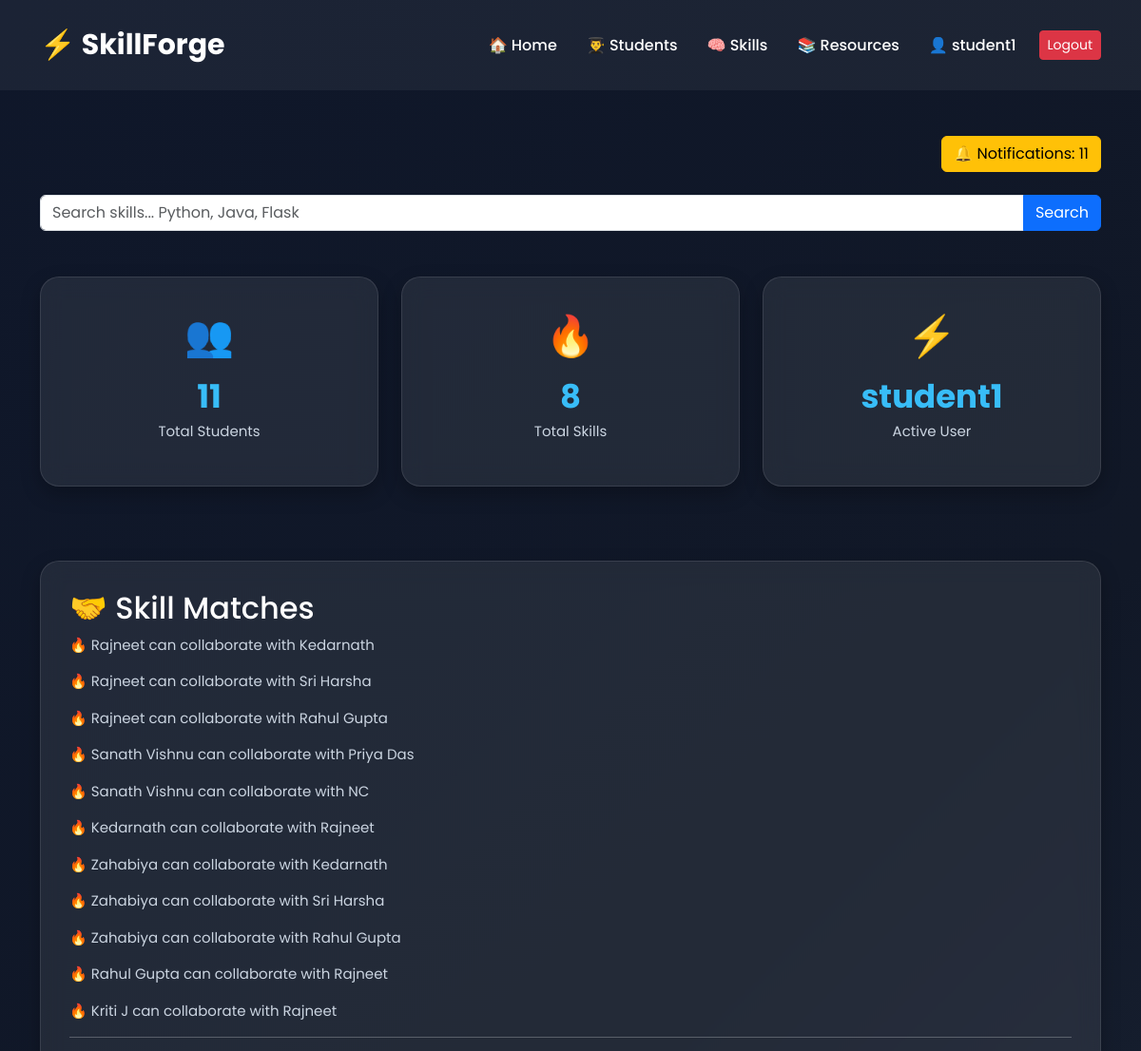
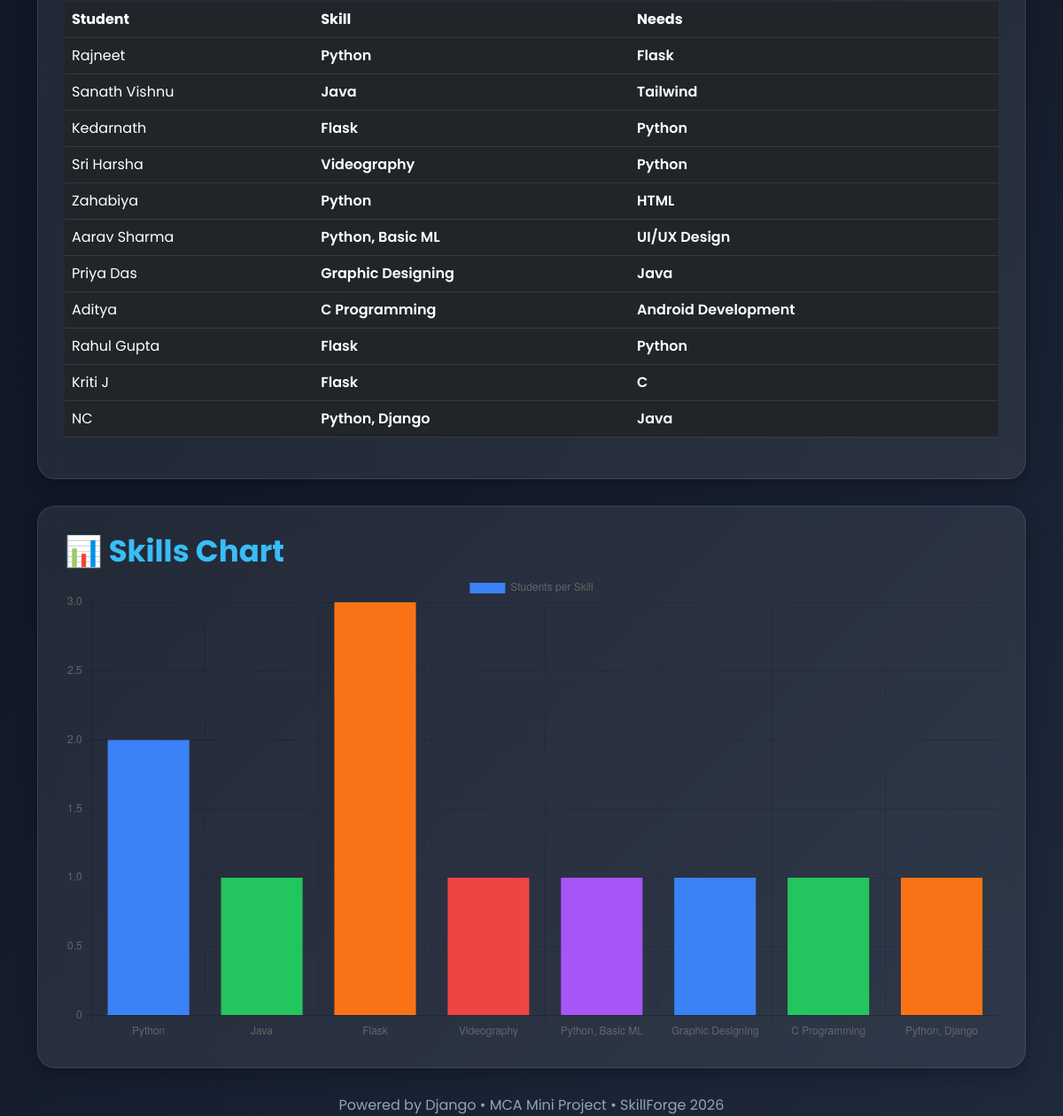
Screenshot of / (signed in) with the database file from the repository (2 pictures, top to bottom).
### students/models.py (models this page shows, shortened)
class Student(models.Model):
    user = models.OneToOneField(
        User,
        on_delete=models.CASCADE,
        null=True,
        blank=True
    )
    name = models.CharField(max_length=100)
    skill = models.CharField(max_length=100)
    need = models.CharField(max_length=100)
    college = models.CharField(max_length=100)

### students/views.py (the view)
@login_required
def home(request):
    query = request.GET.get('q')
    if query:
        students = Student.objects.filter(
            skill__icontains=query
        )
    else:
        students = Student.objects.all()
    total_students = Student.objects.count()
    total_skills = Student.objects.values(
        'skill'
    ).distinct().count()
    matches = []
    all_students = Student.objects.all()
    for s1 in all_students:
        for s2 in all_students:
            if (
                s1 != s2
                and
                s1.skill.lower()
                ==
                s2.need.lower()
            ):
                matches.append(
                    (
                        s1.name,
                        s2.name
                    )
                )
    notification_count = len(
        matches
    )
    skill_names = []
    skill_counts = []
    for skill in Student.objects.values(
        'skill'
    ).distinct():
        name = skill['skill']
        count = Student.objects.filter(
            skill=name
        ).count()
        skill_names.append(
            name
        )
        skill_counts.append(
            count
        )
    return render(
        request,
        'home.html',
        {
            'students':
            students,
            'total_students':
            total_students,
            'total_skills':
            total_skills,
            'matches':
            matches,
            'notification_count':
            notification_count,
            'skill_names':
            skill_names,
            'skill_counts':
            skill_counts,
        }
    )

### templates/home.html (shortened to what this page needs)
<!DOCTYPE html>
<html>
<head>
<link
href="https://cdn.jsdelivr.net/npm/bootstrap@5.3.0/dist/css/bootstrap.min.css"
rel="stylesheet">
</head>
<body>
<nav class="navbar navbar-expand-lg">
<div class="container">
<a class="navbar-brand logo text-white" href="/">
⚡ SkillForge
</a>
<div class="collapse navbar-collapse" id="navbarNav">
<ul class="navbar-nav ms-auto align-items-center">
<li class="nav-item">
<a class="nav-link text-white" href="/">
🏠 Home
</a>
</li>
<li class="nav-item">
<a class="nav-link text-white" href="#">
👨‍🎓 Students
</a>
</li>
<li class="nav-item">
<a class="nav-link text-white" href="#">
🧠 Skills
</a>
</li>
<li class="nav-item">
<a class="nav-link text-white" href="/resources/">
📚 Resources
</a>
</li>
<li class="nav-item">
<a class="nav-link text-white" href="/profile/">
👤 {{ user.username }}
</a>
</li>
<li class="nav-item ms-3">
<a href="/logout" class="btn btn-danger btn-sm">
Logout
</a>
</li>
</ul>
</div>
</div>
</nav>
<div class=
"container mt-5">
<div class=
"text-end mb-4">
<span class=
"btn btn-warning">
🔔 Notifications:
{{notification_count}}
</span>
</div>
<form method=
"GET">
<div class=
"input-group mb-5">
<input
type=
"text"
name=
"q"
class=
"form-control"
placeholder=
"Search skills... Python, Java, Flask"
>
<button class=
"btn btn-primary">
Search
</button>
</div>
</form>
<div class=
"row mb-5">
<div class=
"col-md-4">
<div class=
"glass-card text-center">
<div class="card-icon">
👥
</div>
<h3>
{{total_students}}
</h3>
<p>
Total Students
</p>
</div>
</div>
<div class=
"col-md-4">
<div class=
"glass-card text-center">
<div class="card-icon">
🔥
</div>
<h3>
{{total_skills}}
</h3>
<p>
Total Skills
</p>
</div>
</div>
<div class=
"col-md-4">
<div class=
"glass-card text-center">
<div class="card-icon">
⚡
</div>
<h3>
{{user.username}}
</h3>
<p>
Active User
</p>
</div>
</div>
</div>
<div class=
"glass-card">
<h2>
🤝 Skill Matches
</h2>
{% for m in matches %}
<p>
🔥
{{m.0}}
can collaborate with
{{m.1}}
</p>
{% empty %}
<p>
No matches found
</p>
{% endfor %}
<hr>
<table class=
"table table-dark">
<thead>
<tr>
<th>
Student
</th>
<th>
Skill
</th>
<th>
Needs
</th>
</tr>
</thead>
<tbody>
{% for student in students %}
<tr>
<td>
{{student.name}}
</td>
<td class=
"skill">
{{student.skill}}
</td>
<td class=
"need">
{{student.need}}
</td>
</tr>
{% endfor %}
</tbody>
</table>
</div>
<div class=
"glass-card">
<h3>
📊 Skills Chart
</h3>
<canvas id=
"chart">
</canvas>
</div>
<div class=
"footer">
Powered by Django • MCA Mini Project • SkillForge 2026
</div>
</div>
<script>
const ctx = document.getElementById("chart");
new Chart(ctx, {
    type: "bar",
    data: {
        labels: {{ skill_names|safe }},
        datasets: [{
            label: "Students per Skill",
            data: {{ skill_counts|safe }},
            backgroundColor: [
                "#3b82f6",
                "#22c55e",
                "#f97316",
                "#ef4444",
                "#a855f7"
            ]
        }]
    }
});
</script>
</body>
</html>

### templates/home.html (style rules this page uses)
* { font-family:Poppins; }
body { background: linear-gradient( 135deg, #0f172a, #111827, #1e293b ); min-height:100vh; color:white; }
.navbar { background: rgba( 255, 255, 255, 0.05 ); padding: 20px; }
.logo { font-size: 30px; font-weight: 700; }
.glass-card { background:rgba(255,255,255,0.08); backdrop-filter:blur(12px); border:1px solid rgba(255,255,255,0.1); padding:30px; border-radius:20px; margin-bottom:30px; transition:0.3s; box-shadow:0 8px 20px rgba(0,0,0,0.25); }
.skill { color: #22c55e; font-weight: 600; }
.need { color: #f97316; font-weight: 600; }
.footer { text-align: center; margin-top: 30px; color: #94a3b8; }
.nav-link { font-weight:500; margin-left:15px; transition:0.3s; }
.logo { color:white; text-decoration:none; }
.glass-card { transition:0.3s; }
.card-icon { font-size:42px; margin-bottom:12px; }
.glass-card h3 { font-size:34px; font-weight:700; margin-bottom:5px; color:#38bdf8; }
.glass-card p { color:#cbd5e1; font-size:15px; }

### rows the page displays
Student: name "Rajneet" "Rajneet" "Rajneet", name "Rajneet" "Rajneet" "Rajneet", name "Rajneet", skill "Python", need "Flask"
Student: name "Kedarnath" "Kedarnath", name "Kedarnath", name "Kedarnath", skill "Flask", need "Python"
Student: name "Sri Harsha" "Sri Harsha", name "Sri Harsha", skill "Videography", need "Python"
Student: name "Rahul Gupta" "Rahul Gupta", name "Rahul Gupta", name "Rahul Gupta", skill "Flask", need "Python"
Student: name "Sanath Vishnu" "Sanath Vishnu", name "Sanath Vishnu", skill "Java", need "Tailwind"
Student: name "Priya Das", name "Priya Das", skill "Graphic Designing", need "Java"
Student: name "NC", name "NC", skill "Python, Django", need "Java"
Student: name "Zahabiya" "Zahabiya" "Zahabiya", name "Zahabiya", skill "Python", need "HTML"
Student: name "Kriti J", name "Kriti J", skill "Flask", need "C"
Student: name "Aarav Sharma", skill "Python, Basic ML", need "UI/UX Design"
Student: name "Aditya", skill "C Programming", need "Android Development"

### other values shown
{{ user.username }} "student1"
{{ notification_count }} "11"
{{ total_students }} "11"
{{ total_skills }} "8"
chart data {{ skill_counts|safe }} [2, 1, 3, 1, 1, 1, 1, 1]
